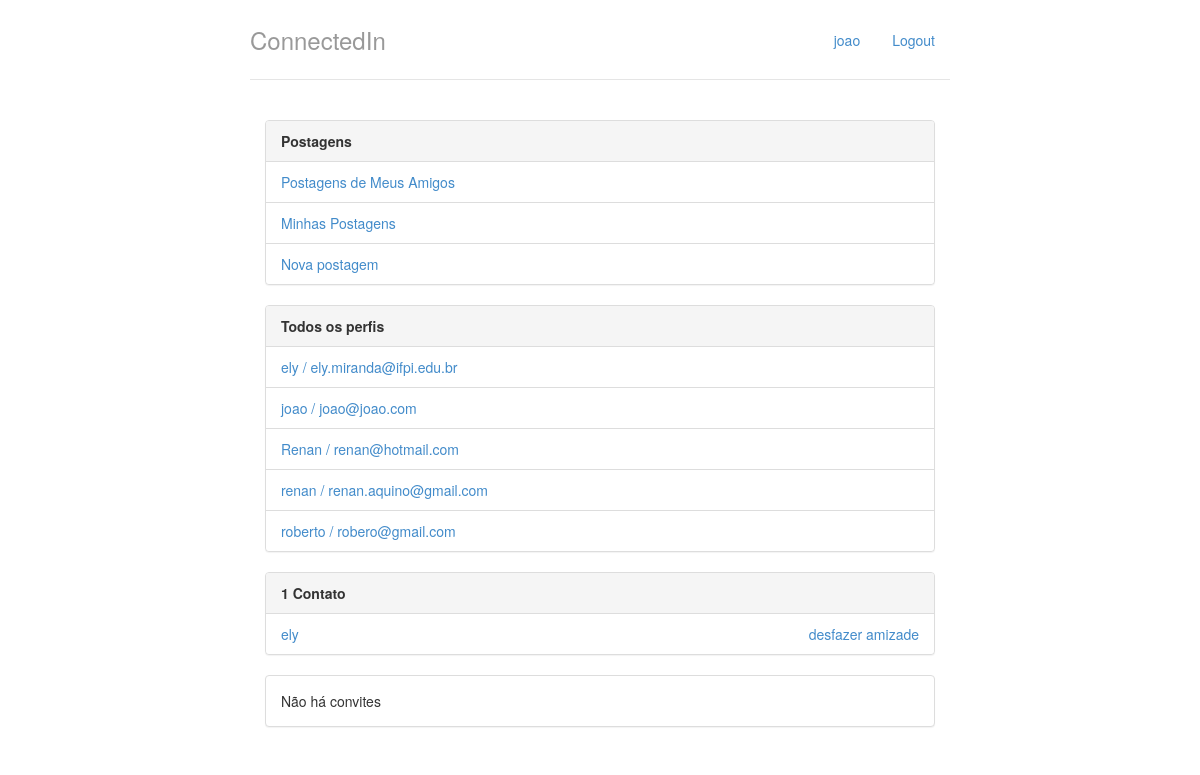
Screenshot of / (signed in) with the database file from the repository.
### perfis/models.py (models this page shows, shortened)
class Perfil(models.Model):
    nome = models.CharField(max_length=255, null=False)
    telefone = models.CharField(max_length=15, null= False)
    nome_empresa = models.CharField(max_length=255, null=False)
    contatos = models.ManyToManyField('Perfil')
    usuario = models.OneToOneField(User, related_name = 'perfil', on_delete = models.CASCADE)
    criado_em = models.DateTimeField(auto_now_add=True)
    atualizado_em = models.DateTimeField(auto_now=True)
    @property
    def email(self):
        return self.usuario.email
    def __str__(self):
        return self.nome

### perfis/views.py (the view)
# urls.py: path('', views.index,name='index'),
@login_required
def index(request):
	return render(request, 'index.html',{'perfis' : Perfil.objects.all(),
										 'perfil_logado' : get_perfil_logado(request)})

### perfis/views.py (called while the page is built)
def get_perfil_logado(request):
	return request.user.perfil

### perfis/templates/index.html
{% extends 'base.html' %}
{% block body %}
<div class="col-lg-12">
    <div class="panel panel-default">
		<div class="panel-heading">
			<strong>Postagens</strong>
        </div>
        {% if perfil_logado %}
		<ul class="list-group">
				<li class="list-group-item">
					<a href = "{% url 'postagens_amigos' perfil_logado.id %}">Postagens de Meus Amigos</a>
                </li>
                <li class="list-group-item">
					<a href = "{% url 'minhas_postagens' perfil_logado.id %}">Minhas Postagens</a>
                </li>
                <li class="list-group-item">
					<a href = "{% url 'nova_postagem' perfil_logado.id %}">Nova postagem</a>
				</li>
        </ul>
        {% endif %}
	</div>
	<div class="panel panel-default">
		<div class="panel-heading">
			<strong>Todos os perfis</strong>
		</div>
		{% if perfis %}
		<ul class="list-group">
			{% for perfil in perfis %}
				<li class="list-group-item">
					<a href = "{% url 'exibir' perfil.id %}">	{{ perfil.nome }} / {{ perfil.email }}
					</a>
				</li>
			{% endfor %}
		{% else %}
			<p>Não há perfis cadastrados</p>
		{% endif %}
		</ul>
	</div>
    <div class="panel panel-default">
        {% with total=perfil_logado.contatos.count %}
            {% if total %}
                <div class="panel-heading">
                    <strong> {{ total }}
                        Contato{{ total|pluralize }}
                    </strong>
                </div>
                <ul class="list-group">
                    {% for perfil in perfil_logado.contatos.all %}
                        <li class = "list-group-item">
                            <a href = "{% url 'exibir' perfil.id %}">
                                {{ perfil }}
                            </a>
                            <a class="pull-right" href="{% url 'desfazer' perfil.id %}">
                                desfazer amizade
                            </a>
                        </li>
                    {% endfor %}
                </ul>
            {% else %}
                <div class="panel-body">
                    Não há contatos :(
                </div>
            {% endif %}
        {% endwith %}
    </div>
    <div class="panel panel-default">
        {% with total=perfil_logado.convites_recebidos.count %}
            {% if total %}
                <div class="panel-heading">
                    <strong> {{ total }}
                    Convite{{ total|pluralize }} aguardando aprovação</strong>
                </div>
                <ul class="list-group">
                    {% for convite in perfil_logado.convites_recebidos.all %}
                        <li class = "list-group-item">
                           <ul class = "list-inline">
                                <li class = "list-inline-item">
                                    <a href = "{% url 'exibir' convite.solicitante.id %}">
                                        {{convite.solicitante.nome}}
                                    </a>
                                </li>
                                <li class = "list-inline-item pull-right">
                                    <a href = "{% url 'recusar' convite.id %}">recusar</a>
                                </li>
                                <li class = "list-inline-item pull-right">
                                    <a href = "{% url 'aceitar' convite.id %}">aceitar</a>
                                </li>
                        </li>
                    {% endfor %}
                </ul>
            {% else %}
                <div class="panel-body">
                    Não há convites
                </div>
            {% endif %}
        {% endwith %}
    </div>
</div>
{% endblock %}

### perfis/templates/base.html (shortened to what this page needs)
{% load static %}
<!doctype html>
<html lang = "pt-br">
	<head>
		<link rel="stylesheet"
			 href="{% static 'styles/bootstrap.css' %}">
		<link rel="stylesheet"
			 href="{% static 'styles/main.css' %}">
	</head>
	<body>
		<div class="container">
			<div class = "header">
				<ul class = "nav nav-pills pull-right">
					<li><a href = "{% url 'index' %}">{{ perfil_logado.nome }}</a></li>
					<li><a href = "/logout/">Logout</a></li>
				</ul>
				<h3 class = "text-muted">ConnectedIn</h3>
			</div>
			<div class="row content">
				{% block body%}
				{% endblock %}
			</div>
		</div>
	</body>
</html>

### perfis/static/styles/main.css (style rules this page uses)
body { padding-top: 20px; padding-bottom: 20px; }
.header, .content, .footer { padding-left: 15px; padding-right: 15px; }
.header { border-bottom: 1px solid #e5e5e5; }
.header h3 { margin-top: 0; margin-bottom: 0; line-height: 40px; padding-bottom: 19px; }
@media (min-width: 768px) { .container { max-width: 730px; } }
.content { margin: 40px 0; }
@media screen and (min-width: 768px) { .header, .content, .footer { padding-left: 0; padding-right: 0; } }
@media screen and (min-width: 768px) { .header { margin-bottom: 30px; } }

### rows the page displays
Perfil: nome "joao", email "joao@joao.com"
Perfil: nome "ely", email "ely.miranda@ifpi.edu.br"
Perfil: nome "Renan", email "renan@hotmail.com"
Perfil: nome "renan", email "renan.aquino@gmail.com"
Perfil: nome "roberto", email "robero@gmail.com"

### other values shown
{{ total }} "1"
